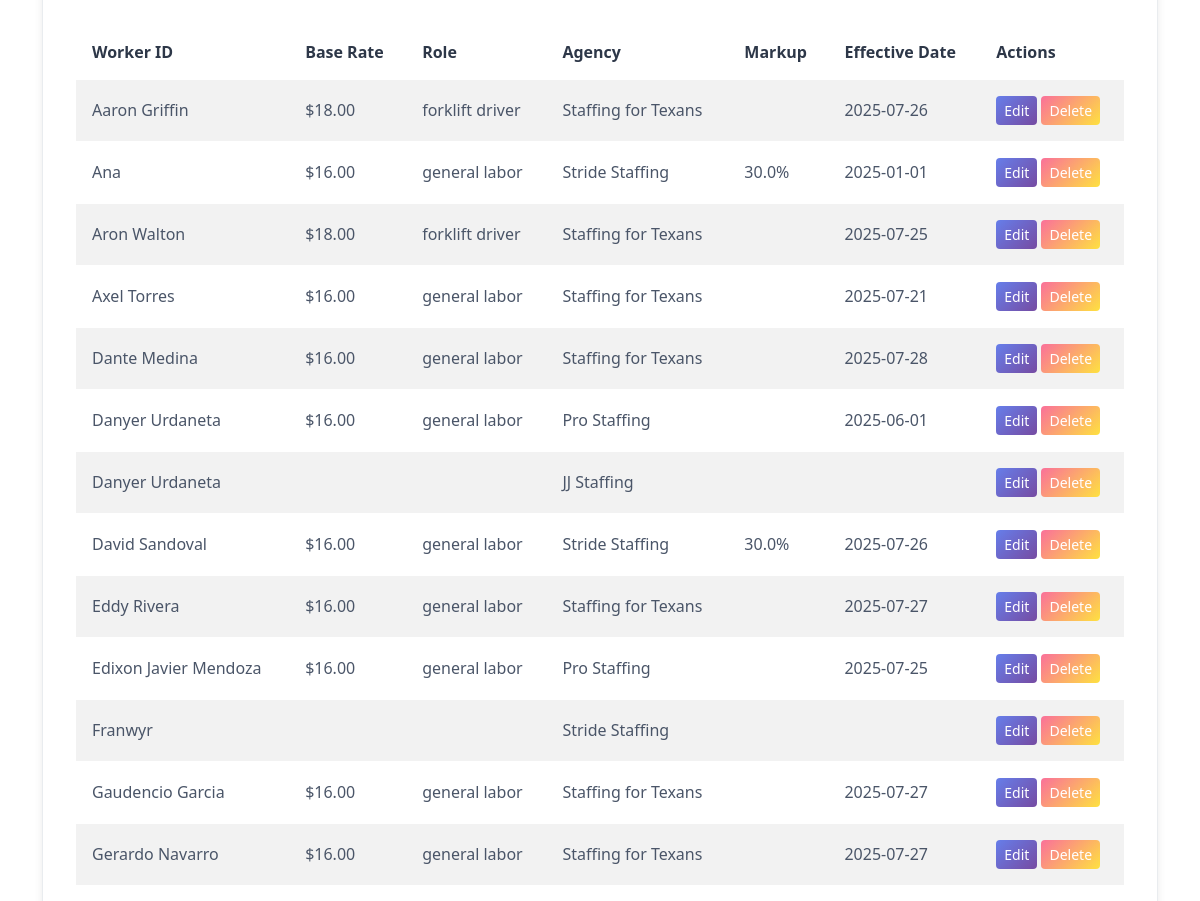
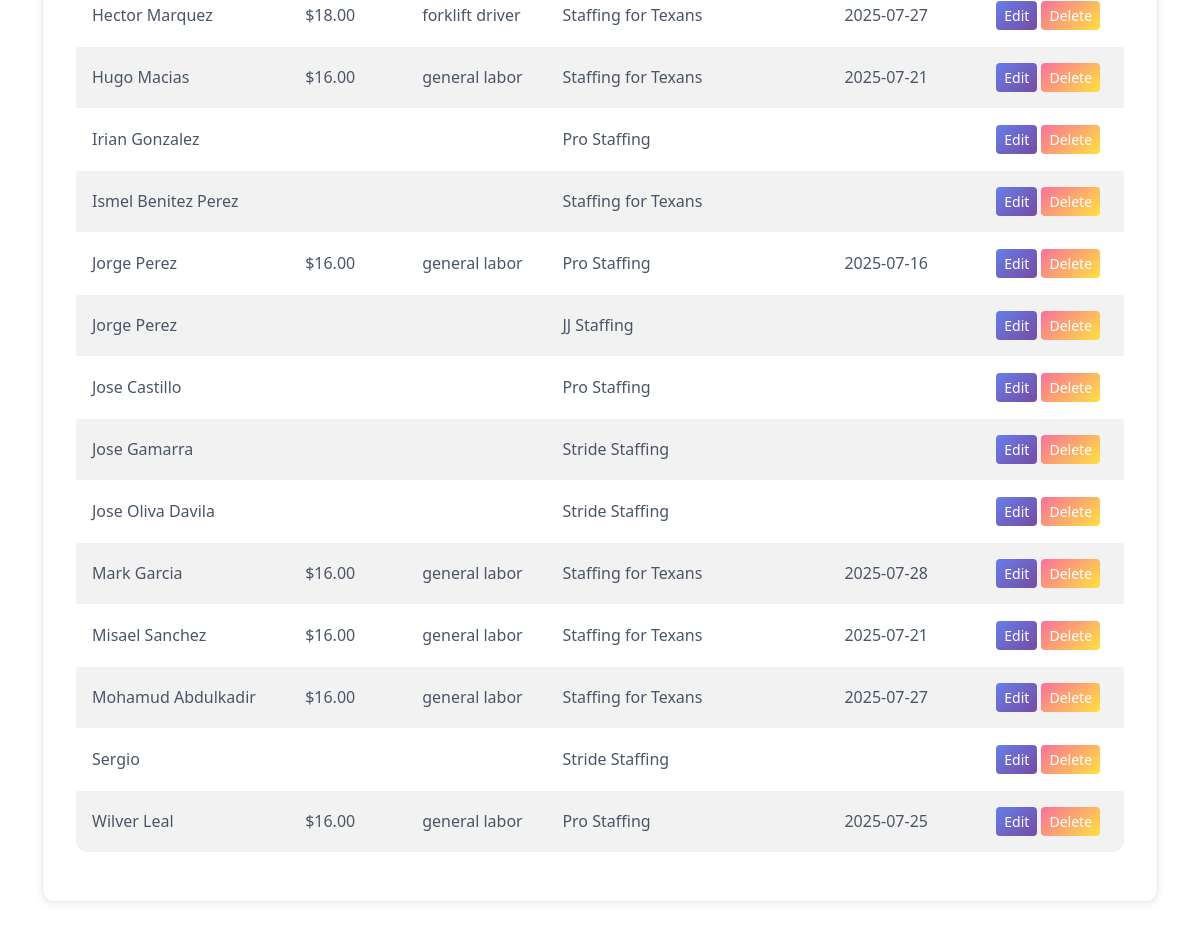
Page /wage_rates (lower part) on the earlier database version (2 pictures, top to bottom).
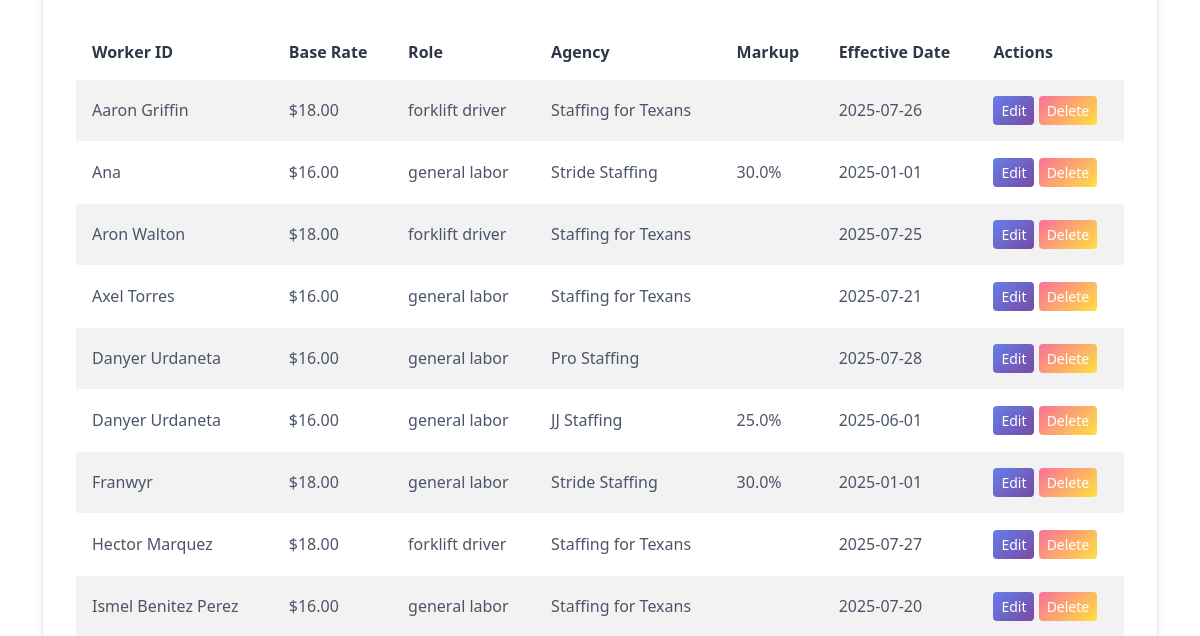
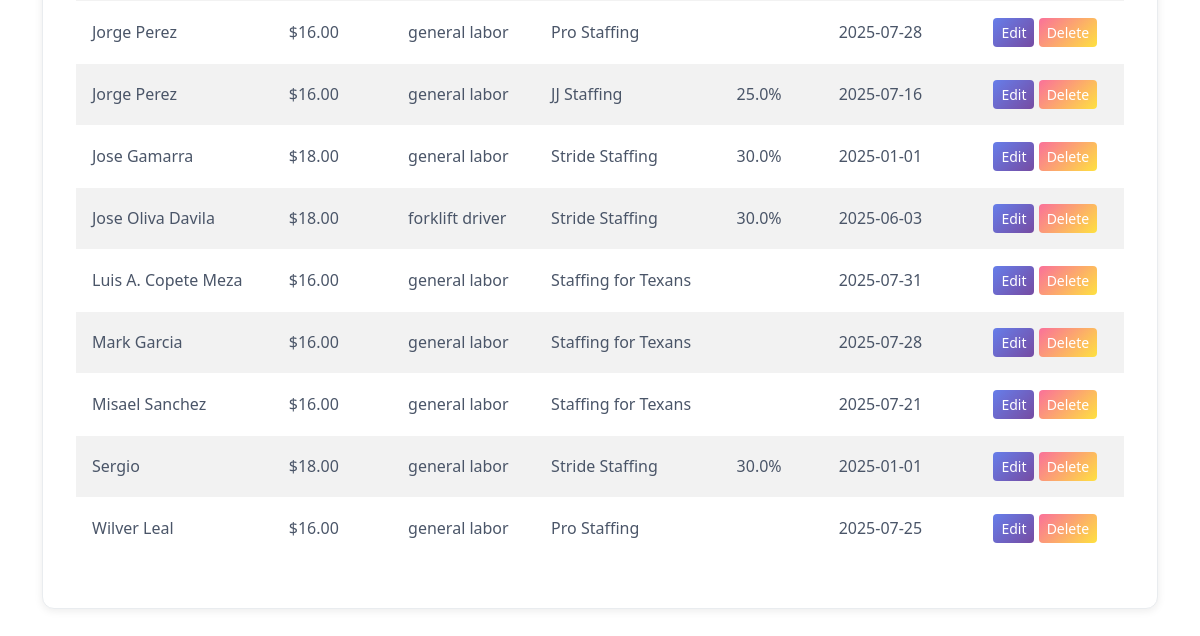
Same page on the later database version (2 pictures, top to bottom).
### app/models.py (models this page shows, shortened)
class WageRate(db.Model):
    __tablename__ = 'wage_rate'
    id = db.Column(db.Integer, primary_key=True)
    worker_id = db.Column(db.String(64), nullable=False, index=True)
    base_rate = db.Column(db.Float, nullable=True)  # e.g., 16 or 18
    role = db.Column(db.String(64), nullable=True)   # e.g., 'general labor', 'forklift driver'
    agency = db.Column(db.String(128), nullable=True)
    markup = db.Column(db.Float, nullable=True)      # e.g., 0.25 for 25%
    effective_date = db.Column(db.Date, nullable=True)  # Now required

### app/routes/dashboard.py (the view, shortened to what this page needs)
@dashboard_bp.route('/wage_rates', methods=['GET', 'POST'])
def wage_rates():
    show_all = request.args.get('show_all', '0') == '1'
    from ..models import WageRate, TimesheetEntry, Worker
    agency_filter = request.args.get('agency', '')
    worker_agency = {}
    all_entries = TimesheetEntry.query.all()
    for e in all_entries:
        if e.worker_id not in worker_agency:
            worker_agency[e.worker_id] = e.agency
    if not show_all:
        active_workers = {w.worker_id for w in Worker.query.filter_by(is_active=True).all()}
        filtered_workers = [w for w, a in worker_agency.items() if (not agency_filter or (a == agency_filter)) and w in active_workers]
    else:
        filtered_workers = [w for w, a in worker_agency.items() if not agency_filter or (a == agency_filter)]
    query = WageRate.query
    if agency_filter:
        query = query.filter(WageRate.agency == agency_filter)
    all_wage_rates = query.order_by(WageRate.worker_id, WageRate.effective_date.desc()).all()
    workers = []
    for rate in all_wage_rates:
        if show_all or rate.worker_id in filtered_workers:
            workers.append({
                'id': rate.id,
                'worker_id': rate.worker_id,
                'base_rate': rate.base_rate,
                'role': rate.role,
                'agency': rate.agency,
                'markup': rate.markup,
                'effective_date': rate.effective_date.strftime('%Y-%m-%d') if rate.effective_date else ''
            })
    agencies = sorted(set(a for a in worker_agency.values() if a))
    return render_template('wage_rates.html', workers=workers, agencies=agencies, agency_filter=agency_filter, show_all=show_all)

### app/templates/wage_rates.html (shortened to what this page needs)
{% extends "layout.html" %}
{% block content %}
  <div class="data-section">
    <div class="table-responsive">
      <table class="table table-hover table-striped align-middle" id="wage-rates-table">
        <thead>
          <tr>
            <th>Worker ID</th>
            <th>Base Rate</th>
            <th>Role</th>
            <th>Agency</th>
            <th>Markup</th>
            <th>Effective Date</th>
            <th>Actions</th>
          </tr>
        </thead>
        <tbody>
          {% for w in workers %}
          <tr>
            <td>{{ w.worker_id }}</td>
            <td>{% if w.base_rate %}${{ '%.2f'|format(w.base_rate) }}{% endif %}</td>
            <td>{{ w.role or '' }}</td>
            <td>{{ w.agency or '' }}</td>
            <td>{% if w.markup %}{{ (w.markup * 100)|round(1) }}%{% endif %}</td>
            <td>{{ w.effective_date or '' }}</td>
            <td>
              <a href="{{ url_for('dashboard.edit_wage_rate', wage_rate_id=w.id, agency=agency_filter, show_all=show_all|int) }}" class="btn btn-sm btn-primary" data-bs-toggle="tooltip" title="Edit wage rate">Edit</a>
              <button type="button" class="btn btn-sm btn-danger" data-bs-toggle="modal" data-bs-target="#deleteModal{{ w.id }}" title="Delete wage rate">Delete</button>
            </td>
          </tr>
          {% endfor %}
        </tbody>
      </table>
    </div>
</div>
{% endblock %}

Differences in the rows shown:
no longer on this page (row unchanged): WageRate: worker_id "Dante Medina", base_rate "16.00", role "general labor", agency "Staffing for Texans", effective_date "2025-07-28"
no longer on this page (row unchanged): WageRate: worker_id "David Sandoval", base_rate "16.00", role "general labor", agency "Stride Staffing", (w.markup*100)|round(1) "30.0", effective_date "2025-07-26"
no longer on this page (row unchanged): WageRate: worker_id "Eddy Rivera", base_rate "16.00", role "general labor", agency "Staffing for Texans", effective_date "2025-07-27"
no longer on this page (row unchanged): WageRate: worker_id "Edixon Javier Mendoza", base_rate "16.00", role "general labor", agency "Pro Staffing", effective_date "2025-07-25"
no longer on this page (row unchanged): WageRate: worker_id "Gaudencio Garcia", base_rate "16.00", role "general labor", agency "Staffing for Texans", effective_date "2025-07-27"
no longer on this page (row unchanged): WageRate: worker_id "Gerardo Navarro", base_rate "16.00", role "general labor", agency "Staffing for Texans", effective_date "2025-07-27"
no longer on this page (row unchanged): WageRate: worker_id "Hugo Macias", base_rate "16.00", role "general labor", agency "Staffing for Texans", effective_date "2025-07-21"
no longer on this page (row unchanged): WageRate: worker_id "Irian Gonzalez", agency "Pro Staffing"
no longer on this page (row unchanged): WageRate: worker_id "Jose Castillo", agency "Pro Staffing"
no longer on this page (row unchanged): WageRate: worker_id "Mohamud Abdulkadir", base_rate "16.00", role "general labor", agency "Staffing for Texans", effective_date "2025-07-27"
changed WageRate (number 5 of 18 on the later page): effective_date "2025-06-01" → "2025-07-28"
changed WageRate (number 6 of 18 on the later page): base_rate (not shown) → "16.00"; role (not shown) → "general labor"; (w.markup*100)|round(1) (not shown) → "25.0"; effective_date (not shown) → "2025-06-01"
changed WageRate "Franwyr": base_rate (not shown) → "18.00"; role (not shown) → "general labor"; (w.markup*100)|round(1) (not shown) → "30.0"; effective_date (not shown) → "2025-01-01"
changed WageRate "Ismel Benitez Perez": base_rate (not shown) → "16.00"; role (not shown) → "general labor"; effective_date (not shown) → "2025-07-20"
changed WageRate (number 10 of 18 on the later page): effective_date "2025-07-16" → "2025-07-28"
changed WageRate (number 11 of 18 on the later page): base_rate (not shown) → "16.00"; role (not shown) → "general labor"; (w.markup*100)|round(1) (not shown) → "25.0"; effective_date (not shown) → "2025-07-16"
changed WageRate "Jose Gamarra": base_rate (not shown) → "18.00"; role (not shown) → "general labor"; (w.markup*100)|round(1) (not shown) → "30.0"; effective_date (not shown) → "2025-01-01"
changed WageRate "Jose Oliva Davila": base_rate (not shown) → "18.00"; role (not shown) → "forklift driver"; (w.markup*100)|round(1) (not shown) → "30.0"; effective_date (not shown) → "2025-06-03"
added WageRate: worker_id "Luis A. Copete Meza", base_rate "16.00", role "general labor", agency "Staffing for Texans", effective_date "2025-07-31"
changed WageRate "Sergio": base_rate (not shown) → "18.00"; role (not shown) → "general labor"; (w.markup*100)|round(1) (not shown) → "30.0"; effective_date (not shown) → "2025-01-01"
